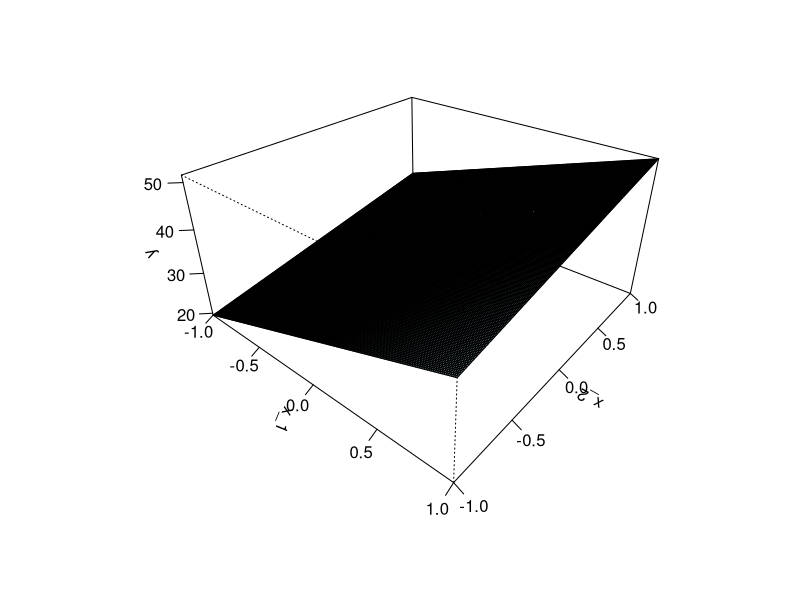
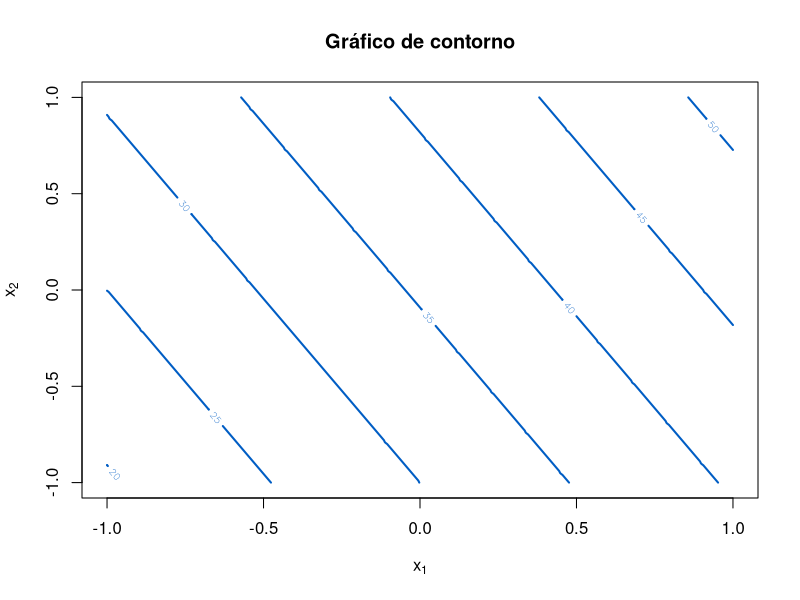
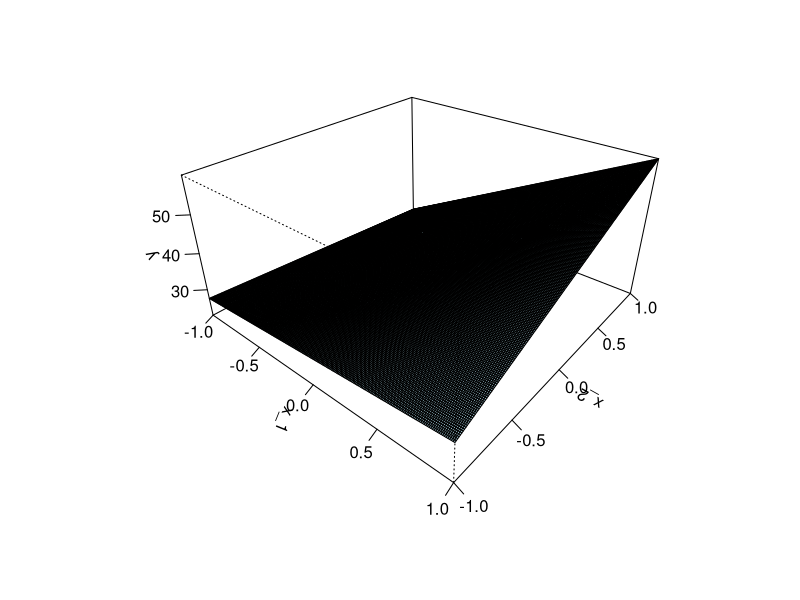
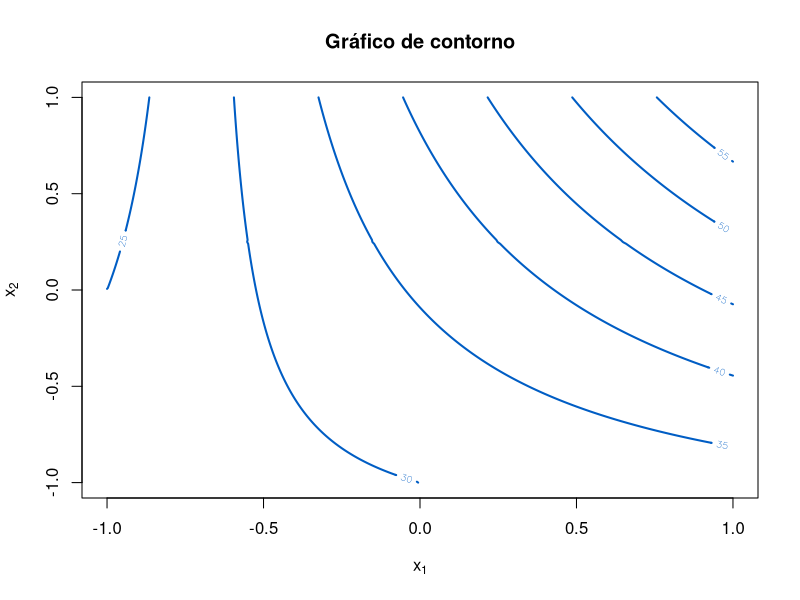

Write the R code that produced these figures, in order.
## ---- chunk 1
x1 <- seq(-1, 1, by = 0.01)
x2 <- seq(-1, 1, by = 0.01)
y <- matrix(0, nrow=length(x1), ncol=length(x2))
for (i in 1:length(x1)){
  for (j in 1:length(x2)){
    y[i,j] <- 35.5 + 10.5*x1[i] + 5.5*x2[j]
  }
}

persp(x1, x2, y,
      theta = 40, phi = 30, expand = 0.5,
      col = "lightblue", ticktype = "detailed",
      xlab = "x_1", ylab = "x_2", zlab = "y")

## ---- chunk 2
contour(x1, x2, y, 
        main = "Gráfico de contorno",
        xlab = expression(x[1]),
        ylab = expression(x[2]),
        col = "#005dc4", lwd = 2)
## ---- chunk 3
x1 <- seq(-1, 1, by = 0.01)
x2 <- seq(-1, 1, by = 0.01)
y <- matrix(0, nrow=length(x1), ncol=length(x2))
for (i in 1:length(x1)){
  for (j in 1:length(x2)){
    y[i,j] <- 35.5 + 10.5*x1[i] + 5.5*x2[j] + 8*x1[i]*x2[j]
  }
}

persp(x1, x2, y,
      theta = 40, phi = 30, expand = 0.5,
      col = "lightblue", ticktype = "detailed",
      xlab = "x_1", ylab = "x_2", zlab = "y")

## ---- chunk 4
contour(x1, x2, y, 
        main = "Gráfico de contorno",
        xlab = expression(x[1]),
        ylab = expression(x[2]),
        col = "#005dc4", lwd = 2)
## ---- chunk 5
D <- expand.grid(MT = 1:3, T = c(15, 70, 125))
D
